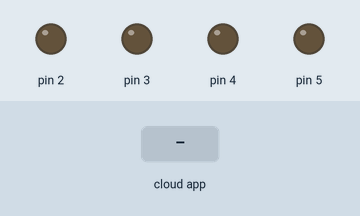
Simulated run of this sketch. Board: Arduino Uno, built with avr-gcc and run on an emulated ATmega328P. Shown: output pins drawn as LEDs (lit = HIGH). The test bench sets the inputs (shaded band). The ROS host is connected and sends only what is stated.

Above: at 1.2 s.
1.3 s: the phone or cloud app sets key_clicks to w
At 2.3 s:
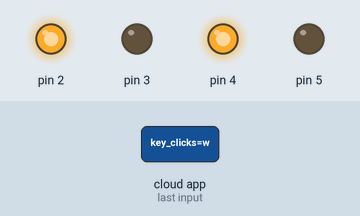
2.8 s: the phone or cloud app sets key_clicks to s
At 3.8 s:
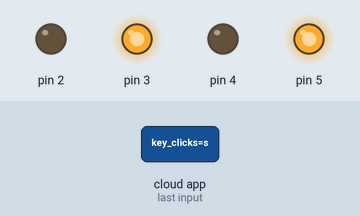
4.3 s: the phone or cloud app sets key_clicks to a
At 4.8 s:
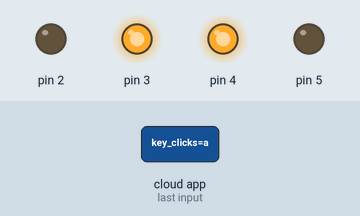
5.8 s: the phone or cloud app sets key_clicks to d
At 7.0 s:
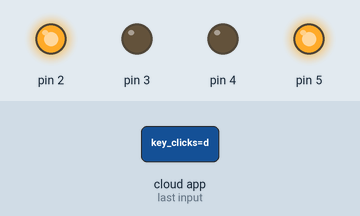
7.3 s: the phone or cloud app sets key_clicks to z
At 8.2 s:
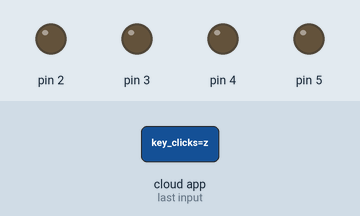
Timing chart, 0 to 9.8 s (numbered marks = the images above; inputs shaded):
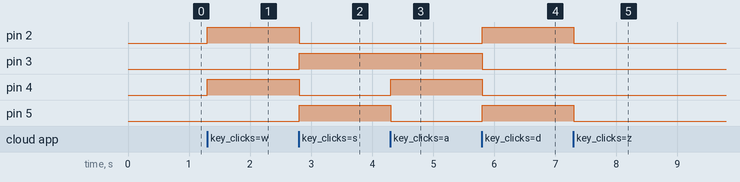

Measured:
- after the input at 1.3 s, pin 2, pin 4: LOW → HIGH at once
- after the input at 2.8 s, pin 2, pin 4: HIGH → LOW at once; pin 3, pin 5: LOW → HIGH at once
- after the input at 4.3 s, pin 4: LOW → HIGH at once; pin 5: HIGH → LOW at once
- after the input at 5.8 s, pin 2, pin 5: LOW → HIGH at once; pin 3, pin 4: HIGH → LOW at once
- after the input at 7.3 s, pin 2, pin 5: HIGH → LOW at once

The sketch:

teleop_ardi.ino
```cpp
#include <ros.h>
#include <std_msgs/String.h>

ros::NodeHandle nh;

void messageCb(const std_msgs::String& msg){
  const char *key = msg.data;
  if (strcmp(key, "w") == 0) {
    // Code to move motor forward
      digitalWrite(2, HIGH);
      digitalWrite(3, LOW);
      digitalWrite(4, HIGH);
      digitalWrite(5, LOW);
  } else if (strcmp(key, "s") == 0) {
    // Code to move motor backward
    digitalWrite(2, LOW);
    digitalWrite(3, HIGH);
    digitalWrite(4, LOW);
    digitalWrite(5, HIGH);
  } else if (strcmp(key, "a") == 0) {
    // Code to turn motor left
    digitalWrite(2, LOW);
    digitalWrite(3, HIGH);
    digitalWrite(4, HIGH);
    digitalWrite(5, LOW);
  } else if (strcmp(key, "d") == 0) {
    // Code to turn motor right
      digitalWrite(2, HIGH);
      digitalWrite(3, LOW);
      digitalWrite(4, LOW);
      digitalWrite(5, HIGH);
  }
  else if (strcmp(key, "z") == 0) {
    // Code to  motor stop
      digitalWrite(2, LOW);
      digitalWrite(3, LOW);
      digitalWrite(4, LOW);
      digitalWrite(5, LOW);
  }
}

ros::Subscriber<std_msgs::String> sub("key_clicks", &messageCb);

void setup(){
  nh.initNode();
  nh.subscribe(sub);
  pinMode(2, OUTPUT);
  pinMode(3, OUTPUT);
  pinMode(4, OUTPUT);
  pinMode(5, OUTPUT);
}

void loop(){
  nh.spinOnce();
  delay(10);
}
```
